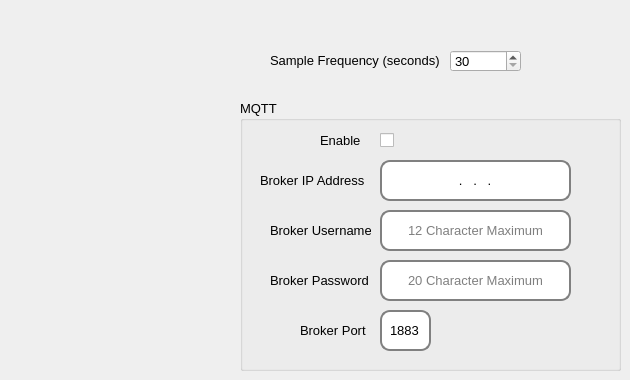
      <widget class="QWidget" name="tab_7">
       <attribute name="title">
        <string>PillarSync</string>
       </attribute>
       <widget class="QGroupBox" name="groupBox_3">
        <property name="geometry">
         <rect>
          <x>240</x>
          <y>100</y>
          <width>381</width>
          <height>271</height>
         </rect>
        </property>
        <property name="font">
         <font>
          <pointsize>10</pointsize>
         </font>
        </property>
        <property name="title">
         <string>MQTT</string>
        </property>
        <widget class="QLabel" name="label_43">
         <property name="geometry">
          <rect>
           <x>80</x>
           <y>30</y>
           <width>41</width>
           <height>20</height>
          </rect>
         </property>
         <property name="font">
          <font>
           <pointsize>10</pointsize>
          </font>
         </property>
         <property name="text">
          <string>Enable</string>
         </property>
        </widget>
        <widget class="QLabel" name="label_44">
         <property name="geometry">
          <rect>
           <x>20</x>
           <y>70</y>
           <width>111</width>
           <height>20</height>
          </rect>
         </property>
         <property name="font">
          <font>
           <pointsize>10</pointsize>
          </font>
         </property>
         <property name="text">
          <string>Broker IP Address</string>
         </property>
        </widget>
        <widget class="QCheckBox" name="pillarSyncMqttEnabledCheckBox">
         <property name="geometry">
          <rect>
           <x>140</x>
           <y>30</y>
           <width>30</width>
           <height>20</height>
          </rect>
         </property>
         <property name="minimumSize">
          <size>
           <width>0</width>
           <height>0</height>
          </size>
         </property>
         <property name="font">
          <font>
           <pointsize>10</pointsize>
          </font>
         </property>
         <property name="text">
          <string/>
         </property>
         <property name="iconSize">
          <size>
           <width>16</width>
           <height>16</height>
          </size>
         </property>
        </widget>
        <widget class="QLabel" name="label_45">
         <property name="geometry">
          <rect>
           <x>30</x>
           <y>120</y>
           <width>101</width>
           <height>20</height>
          </rect>
         </property>
         <property name="font">
          <font>
           <pointsize>10</pointsize>
          </font>
         </property>
         <property name="text">
          <string>Broker Username</string>
         </property>
        </widget>
        <widget class="QLabel" name="label_46">
         <property name="geometry">
          <rect>
           <x>30</x>
           <y>170</y>
           <width>101</width>
           <height>21</height>
          </rect>
         </property>
         <property name="font">
          <font>
           <pointsize>10</pointsize>
          </font>
         </property>
         <property name="styleSheet">
          <string notr="true"/>
         </property>
         <property name="text">
          <string>Broker Password</string>
         </property>
        </widget>
        <widget class="QLabel" name="label_47">
         <property name="geometry">
          <rect>
           <x>60</x>
           <y>220</y>
           <width>71</width>
           <height>20</height>
          </rect>
         </property>
         <property name="font">
          <font>
           <pointsize>10</pointsize>
          </font>
         </property>
         <property name="text">
          <string>Broker Port</string>
         </property>
        </widget>
        <widget class="QLineEdit" name="pillarSyncBrokerIpAddressLineEdit">
         <property name="geometry">
          <rect>
           <x>140</x>
           <y>60</y>
           <width>191</width>
           <height>41</height>
          </rect>
         </property>
         <property name="font">
          <font>
           <pointsize>10</pointsize>
          </font>
         </property>
         <property name="styleSheet">
          <string notr="true">border-radius: 10px;
border: 2px solid gray;
background:white;</string>
         </property>
         <property name="inputMask">
          <string>999.999.999.999</string>
         </property>
         <property name="text">
          <string>...</string>
         </property>
         <property name="alignment">
          <set>Qt::AlignCenter</set>
         </property>
         <property name="placeholderText">
          <string/>
         </property>
        </widget>
        <widget class="QLineEdit" name="pillarSyncBrokerUsernameLineEdit">
         <property name="geometry">
          <rect>
           <x>140</x>
           <y>110</y>
           <width>191</width>
           <height>41</height>
          </rect>
         </property>
         <property name="styleSheet">
          <string notr="true">border-radius: 10px;
border: 2px solid gray;
background:white;</string>
         </property>
         <property name="maxLength">
          <number>12</number>
         </property>
         <property name="alignment">
          <set>Qt::AlignCenter</set>
         </property>
         <property name="placeholderText">
          <string>12 Character Maximum</string>
         </property>
        </widget>
        <widget class="QLineEdit" name="pillarSyncBrokerPasswordLineEdit">
         <property name="geometry">
          <rect>
           <x>140</x>
           <y>160</y>
           <width>191</width>
           <height>41</height>
          </rect>
         </property>
         <property name="styleSheet">
          <string notr="true">border-radius: 10px;
border: 2px solid gray;
background:white;</string>
         </property>
         <property name="maxLength">
          <number>20</number>
         </property>
         <property name="echoMode">
          <enum>QLineEdit::Password</enum>
         </property>
         <property name="alignment">
          <set>Qt::AlignCenter</set>
         </property>
         <property name="placeholderText">
          <string>20 Character Maximum</string>
         </property>
        </widget>
        <widget class="QLineEdit" name="pillarSyncBrokerPortLineEdit">
         <property name="geometry">
          <rect>
           <x>140</x>
           <y>210</y>
           <width>51</width>
           <height>41</height>
          </rect>
         </property>
         <property name="styleSheet">
          <string notr="true">border-radius: 10px;
border: 2px solid gray;
background:white;</string>
         </property>
         <property name="inputMask">
          <string>9999</string>
         </property>
         <property name="text">
          <string>1883</string>
         </property>
         <property name="maxLength">
          <number>4</number>
         </property>
         <property name="alignment">
          <set>Qt::AlignCenter</set>
         </property>
         <property name="placeholderText">
          <string>4 Digit Maximum</string>
         </property>
        </widget>
       </widget>
       <widget class="QLabel" name="label_49">
        <property name="geometry">
         <rect>
          <x>270</x>
          <y>50</y>
          <width>171</width>
          <height>20</height>
         </rect>
        </property>
        <property name="font">
         <font>
          <pointsize>10</pointsize>
         </font>
        </property>
        <property name="text">
         <string>Sample Frequency (seconds)</string>
        </property>
       </widget>
       <widget class="QSpinBox" name="pillarSyncSampleFrequencySpinBox">
        <property name="geometry">
         <rect>
          <x>450</x>
          <y>50</y>
          <width>71</width>
          <height>22</height>
         </rect>
        </property>
        <property name="font">
         <font>
          <pointsize>10</pointsize>
         </font>
        </property>
        <property name="minimum">
         <number>30</number>
        </property>
        <property name="maximum">
         <number>300</number>
        </property>
       </widget>
      </widget>
